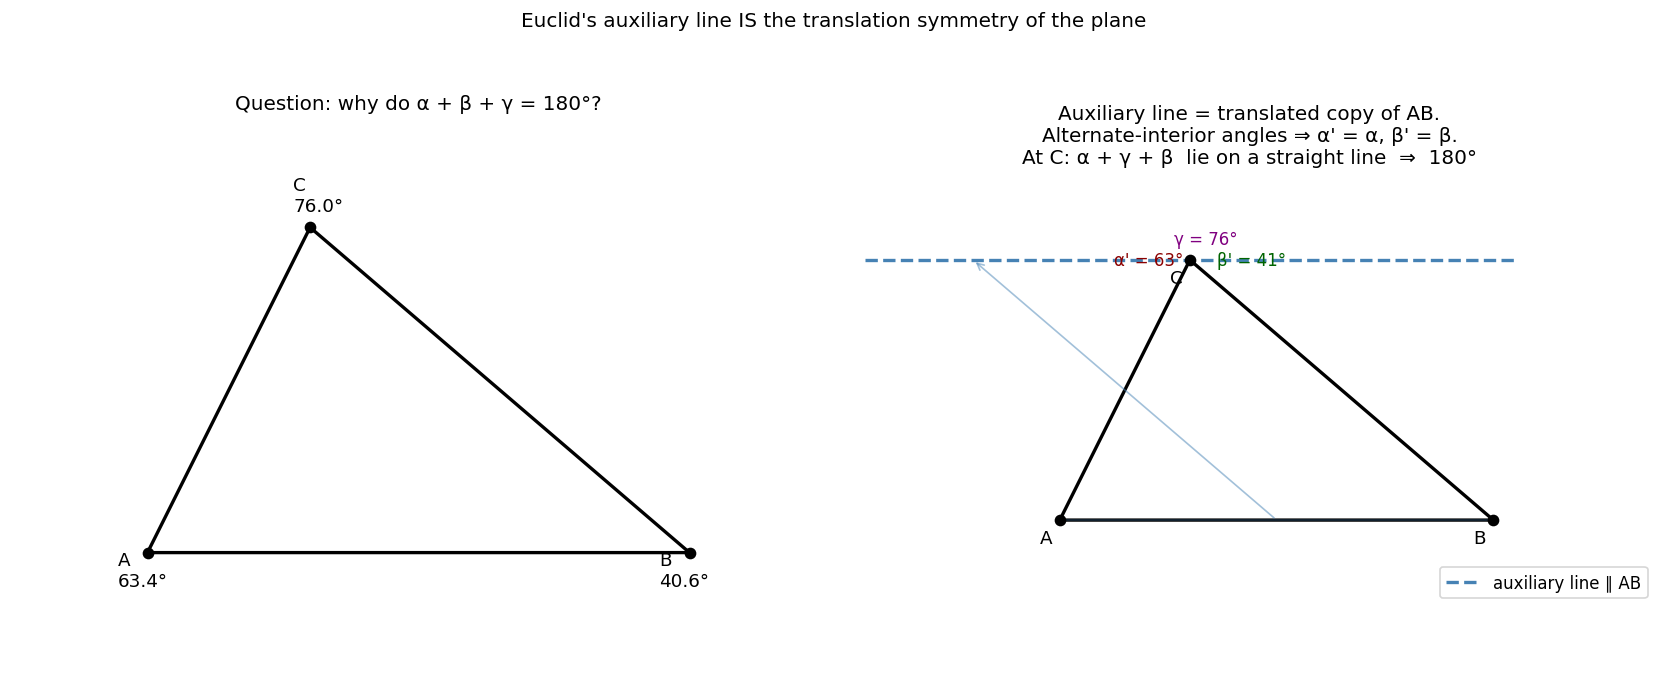

Write Python code to recreate this figure.
"""Triangle interior angles sum to π — Euclid's auxiliary line is borrowed symmetry.

Euclid I.32 draws a line through vertex C parallel to the opposite side AB.
Once that line exists, the angle at A reappears at C (alternate interior
angles, by the parallel postulate), and so does the angle at B. The three
angles now sit on a single straight line at C, hence sum to π.

Construction-wise, the auxiliary line is a TRANSLATION: it slides the line
AB up to pass through C, and translation preserves angles. The "trick" is
that without naming it, Euclid is invoking the symmetry group of the plane.
"""
import math
from pathlib import Path

import matplotlib.pyplot as plt
import numpy as np
import torch

# Random triangles: verify the angle sum numerically.
torch.manual_seed(0)
M = 5000
P = torch.rand(M, 3, 2)                               # M triangles, 3 vertices

def angles(tri):
    A, B, C = tri[:, 0], tri[:, 1], tri[:, 2]

    def angle_at(p, q, r):
        u = q - p
        v = r - p
        cos = (u * v).sum(-1) / (u.norm(dim=-1) * v.norm(dim=-1))
        return torch.arccos(cos.clamp(-1, 1))

    return torch.stack([angle_at(A, B, C), angle_at(B, A, C), angle_at(C, A, B)], dim=-1)

ang = angles(P)
sums = ang.sum(dim=-1)
print(f"angle-sum across {M} random triangles:")
print(f"  mean = {sums.mean().item():.10f}   π = {math.pi:.10f}")
print(f"  max  deviation = {(sums - math.pi).abs().max().item():.2e}")

# Demo triangle for the figure.
A = np.array([0.0, 0.0])
B = np.array([4.0, 0.0])
C = np.array([1.2, 2.4])

def deg(p, q, r):
    u = q - p; v = r - p
    cos = np.dot(u, v) / (np.linalg.norm(u) * np.linalg.norm(v))
    return math.degrees(math.acos(np.clip(cos, -1, 1)))

aA = deg(A, B, C)
aB = deg(B, A, C)
aC = deg(C, A, B)
print(f"\ndemo triangle:  ∠A = {aA:.2f}°  ∠B = {aB:.2f}°  ∠C = {aC:.2f}°  sum = {aA+aB+aC:.4f}°")

fig, axes = plt.subplots(1, 2, figsize=(14, 6))

# left: bare triangle
ax = axes[0]
tri = plt.Polygon([A, B, C], closed=True, fill=False, edgecolor="black", lw=2)
ax.add_patch(tri)
for pt, name, ang_deg in [(A, "A", aA), (B, "B", aB), (C, "C", aC)]:
    ax.plot(*pt, "ko", ms=6)
    ax.annotate(f"{name}\n{ang_deg:.1f}°", pt, textcoords="offset points",
                xytext=(-18, -20) if name != "C" else (-10, 10), fontsize=11)
ax.set_title("Question: why do α + β + γ = 180°?")
ax.set_xlim(-1, 5); ax.set_ylim(-0.8, 3.2)
ax.set_aspect("equal"); ax.axis("off")

# right: with auxiliary line through C parallel to AB (= translation of AB)
ax = axes[1]
tri = plt.Polygon([A, B, C], closed=True, fill=False, edgecolor="black", lw=2)
ax.add_patch(tri)
# parallel line through C in direction (B − A)
direction = B - A
length = 3.0
P_left = C - direction / np.linalg.norm(direction) * length
P_right = C + direction / np.linalg.norm(direction) * length
ax.plot([P_left[0], P_right[0]], [P_left[1], P_right[1]],
        color="steelblue", lw=2, ls="--", label="auxiliary line ∥ AB")
# faint translated copy of AB to show the symmetry
ax.plot([A[0], B[0]], [A[1] + 0, B[1] + 0], color="steelblue", lw=1, alpha=0.3)
trans_x = [A[0] + (C[0] - (A[0]+B[0])/2), B[0] + (C[0] - (A[0]+B[0])/2)]
ax.annotate("", xy=(trans_x[0], C[1]), xytext=((A[0]+B[0])/2, 0),
            arrowprops=dict(arrowstyle="->", color="steelblue", alpha=0.5))
# tag the alternate-interior angle equalities
ax.text(C[0] - 0.7, C[1] - 0.05, f"α' = {aA:.0f}°", color="darkred", fontsize=10)
ax.text(C[0] + 0.25, C[1] - 0.05, f"β' = {aB:.0f}°", color="darkgreen", fontsize=10)
ax.text(C[0] - 0.15, C[1] + 0.15, f"γ = {aC:.0f}°", color="purple", fontsize=10)
for pt, name in [(A, "A"), (B, "B"), (C, "C")]:
    ax.plot(*pt, "ko", ms=6)
    ax.annotate(name, pt, textcoords="offset points", xytext=(-12, -14), fontsize=11)
ax.set_title("Auxiliary line = translated copy of AB.\n"
             "Alternate-interior angles ⇒ α' = α, β' = β.\n"
             f"At C: α + γ + β  lie on a straight line  ⇒  {aA+aB+aC:.0f}°")
ax.legend(loc="lower right")
ax.set_xlim(-2, 5.5); ax.set_ylim(-0.8, 3.2)
ax.set_aspect("equal"); ax.axis("off")

plt.suptitle(
    "Euclid's auxiliary line IS the translation symmetry of the plane",
    y=1.00, fontsize=12,
)
plt.tight_layout()
out = Path(__file__).with_suffix(".png")
plt.savefig(out, dpi=120, bbox_inches="tight")
print(f"Saved: {out}")
